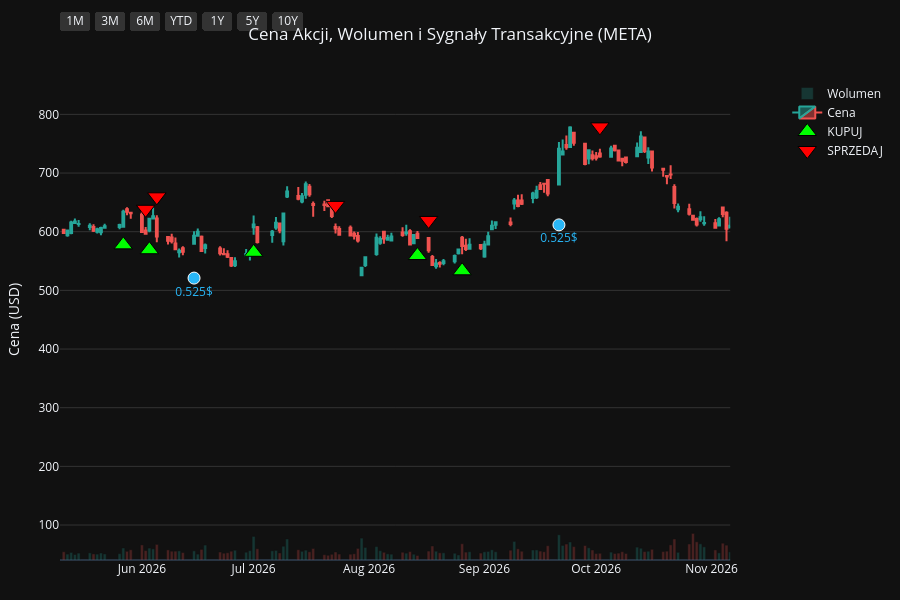
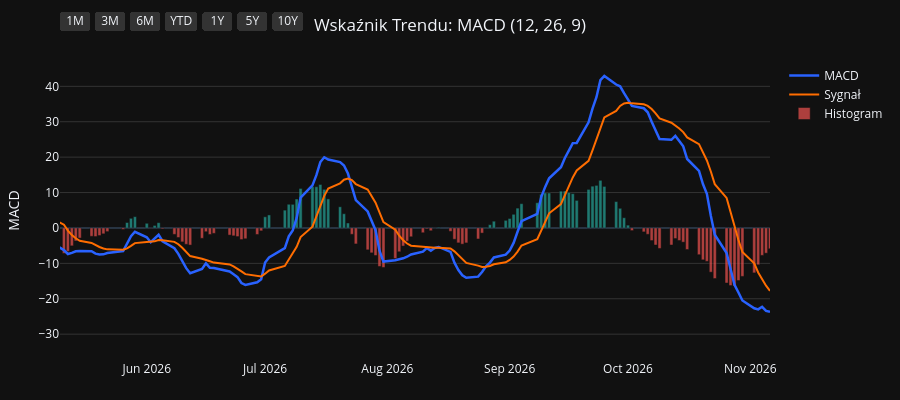
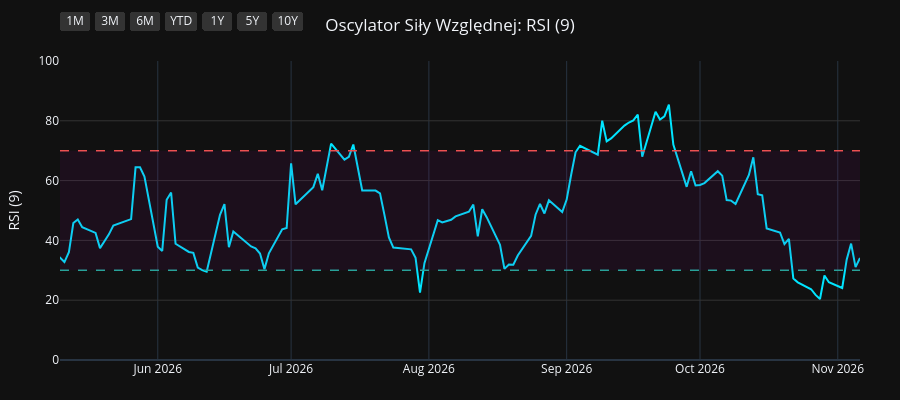
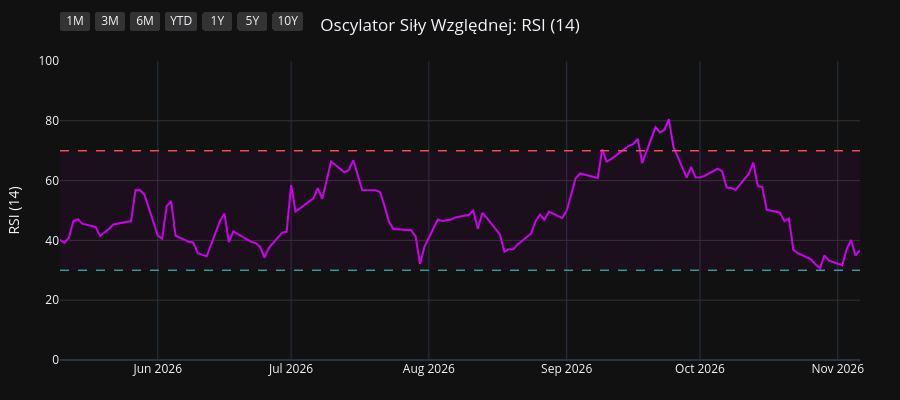

The code cell stored with these charts, in order, in its notebook:
### Code cell
import os
import yfinance as yf
import pandas as pd
import pandas_ta as ta
import plotly.graph_objects as go
from plotly.subplots import make_subplots

# 1. Pobranie i przygotowanie danych
symbol = os.environ.get("STOCK_TICKER", "").strip().upper()
if not symbol:
    raise RuntimeError("Set STOCK_TICKER before running price_extractor.ipynb")
df = yf.Ticker(symbol).history(period="10y")
df.index = df.index.tz_localize(None)

# Wskaźniki i sygnały
df.ta.macd(fast=12, slow=26, signal=9, append=True)
df.ta.rsi(length=9, append=True)
df.ta.rsi(length=14, append=True)
df.ta.rsi(length=21, append=True)
df.dropna(inplace=True)

macd = df['MACD_12_26_9']
signal = df['MACDs_12_26_9']
wczorajszy_macd = macd.shift(1)
wczorajszy_signal = signal.shift(1)

df['Decyzja'] = 'BRAK'
df.loc[(macd > signal) & (wczorajszy_macd <= wczorajszy_signal), 'Decyzja'] = 'KUPUJ'
df.loc[(macd < signal) & (wczorajszy_macd >= wczorajszy_signal), 'Decyzja'] = 'SPRZEDAJ'

df_kupuj = df[df['Decyzja'] == 'KUPUJ']
df_sprzedaj = df[df['Decyzja'] == 'SPRZEDAJ']
df_dywidendy = df[df['Dividends'] > 0]
df_splity = df[df['Stock Splits'] > 0]

# Wspólna konfiguracja osi X
konfiguracja_osi_x = dict(
    type="date",
    showspikes=True, spikemode="across", spikesnap="cursor", spikedash="dot", spikecolor="#ffffff", spikethickness=1, hoverformat="%Y-%m-%d",
    rangeselector=dict(
        buttons=list([
            dict(count=1, label="1M", step="month", stepmode="backward"),
            dict(count=3, label="3M", step="month", stepmode="backward"),
            dict(count=6, label="6M", step="month", stepmode="backward"),
            dict(count=1, label="YTD", step="year", stepmode="todate"),
            dict(count=1, label="1Y", step="year", stepmode="backward"),
            dict(count=5, label="5Y", step="year", stepmode="backward"),
            dict(step="all", label="10Y")
        ]),
        bgcolor="#333333", activecolor="#2962ff", x=0, y=1.1
    )
)

# ==========================================
# WYKRES 1: CENA + WOLUMEN + SYGNAŁY
# ==========================================
fig1 = make_subplots(specs=[[{"secondary_y": True}]])

kolory_wolumenu = ['#26a69a' if row['Close'] >= row['Open'] else '#ef5350' for index, row in df.iterrows()]
fig1.add_trace(go.Bar(x=df.index, y=df['Volume'], marker_color=kolory_wolumenu, opacity=0.25, name='Wolumen'), secondary_y=True)
fig1.add_trace(go.Candlestick(x=df.index, open=df['Open'], high=df['High'], low=df['Low'], close=df['Close'], name='Cena', increasing_line_color='#26a69a', decreasing_line_color='#ef5350'), secondary_y=False)
fig1.add_trace(go.Scatter(x=df_kupuj.index, y=df_kupuj['Low'] * 0.95, customdata=df_kupuj[['Low', 'High']], mode='markers', marker=dict(symbol='triangle-up', size=16, color='#00ff00', line=dict(width=1, color='black')), name='KUPUJ', hovertemplate='KUPUJ<br>Najniższa: %{customdata[0]:.2f}<br>Najwyższa: %{customdata[1]:.2f}<extra></extra>'), secondary_y=False)
fig1.add_trace(go.Scatter(x=df_sprzedaj.index, y=df_sprzedaj['High'] * 1.05, customdata=df_sprzedaj[['Low', 'High']], mode='markers', marker=dict(symbol='triangle-down', size=16, color='#ff0000', line=dict(width=1, color='black')), name='SPRZEDAJ', hovertemplate='SPRZEDAJ<br>Najniższa: %{customdata[0]:.2f}<br>Najwyższa: %{customdata[1]:.2f}<extra></extra>'), secondary_y=False)

if not df_dywidendy.empty:
    fig1.add_trace(go.Scatter(x=df_dywidendy.index, y=df_dywidendy['Low'] * 0.90, mode='markers+text', marker=dict(symbol='circle', size=12, color='#29b6f6', line=dict(width=1, color='white')), text=df_dywidendy['Dividends'].apply(lambda x: f"{x}$"), textposition="bottom center", name='Dywidenda', showlegend=False, hovertemplate='Dywidenda: %{text}<extra></extra>', textfont=dict(color="#29b6f6")), secondary_y=False)
if not df_splity.empty:
                    fig1.add_trace(go.Scatter(x=df_splity.index, y=df_splity['High'], mode='markers+text', marker=dict(symbol='star', size=16, color='#ffee58', line=dict(width=1, color='black')), text=df_splity['Stock Splits'].apply(lambda x: f"{x:g}:1" if x >= 1 else f"1:{1 / x:g}"), textposition="top center", name='Split', hovertemplate='%{text}<extra></extra>', textfont=dict(color="#ffee58")), secondary_y=False)

fig1.update_layout(title=dict(text=f"Cena Akcji, Wolumen i Sygnały Transakcyjne ({symbol})", x=0.5, xanchor='center'), dragmode='pan', xaxis_rangeslider_visible=False, template='plotly_dark', height=600, hovermode='x unified', margin=dict(l=60, r=40, t=60, b=40))
fig1.update_xaxes(**konfiguracja_osi_x)
fig1.update_xaxes(range=[df.index.max() - pd.Timedelta(days=180), df.index.max()])
fig1.update_yaxes(title_text="Cena (USD)", secondary_y=False, gridcolor='#333333')
fig1.update_yaxes(range=[0, df['Volume'].max() * 4], showgrid=False, showticklabels=False, secondary_y=True)
fig1.show(config={'scrollZoom': True})

# ==========================================
# WYKRES 2: WSKAŹNIK MACD
# ==========================================
fig2 = go.Figure()
fig2.add_trace(go.Scatter(x=df.index, y=df['MACD_12_26_9'], line=dict(color='#2962ff', width=2.5), name='MACD'))
fig2.add_trace(go.Scatter(x=df.index, y=df['MACDs_12_26_9'], line=dict(color='#ff6d00', width=2), name='Sygnał'))
kolory_macd = ['#26a69a' if val >= 0 else '#ef5350' for val in df['MACDh_12_26_9']]
fig2.add_trace(go.Bar(x=df.index, y=df['MACDh_12_26_9'], marker_color=kolory_macd, name='Histogram', opacity=0.7))
fig2.update_layout(title=dict(text="Wskaźnik Trendu: MACD (12, 26, 9)", x=0.5, xanchor='center'), dragmode='pan', xaxis_rangeslider_visible=False, template='plotly_dark', height=400, hovermode='x unified', margin=dict(l=60, r=40, t=60, b=40))
fig2.update_xaxes(**konfiguracja_osi_x)
fig2.update_xaxes(range=[df.index.max() - pd.Timedelta(days=180), df.index.max()])
fig2.update_yaxes(title_text="MACD", gridcolor='#333333')
fig2.show(config={'scrollZoom': True})

# ==========================================
# WYKRES 3: OSCYLATOR RSI (9)
# ==========================================
fig3 = go.Figure()
fig3.add_trace(go.Scatter(x=df.index, y=df['RSI_9'], line=dict(color='#00e5ff', width=2), name='RSI (9)'))
fig3.add_hline(y=70, line_dash="dash", line_color="#ef5350", line_width=1.5)
fig3.add_hline(y=30, line_dash="dash", line_color="#26a69a", line_width=1.5)
fig3.add_hrect(y0=30, y1=70, line_width=0, fillcolor="purple", opacity=0.1)
fig3.update_layout(title=dict(text="Oscylator Siły Względnej: RSI (9)", x=0.5, xanchor='center'), dragmode='pan', xaxis_rangeslider_visible=False, template='plotly_dark', height=400, hovermode='x unified', margin=dict(l=60, r=40, t=60, b=40))
fig3.update_xaxes(**konfiguracja_osi_x)
fig3.update_xaxes(range=[df.index.max() - pd.Timedelta(days=180), df.index.max()])
fig3.update_yaxes(title_text="RSI (9)", range=[0, 100], gridcolor='#333333')
fig3.show(config={'scrollZoom': True})

# ==========================================
# WYKRES 4: OSCYLATOR RSI (14)
# ==========================================
fig4 = go.Figure()
fig4.add_trace(go.Scatter(x=df.index, y=df['RSI_14'], line=dict(color='#d500f9', width=2), name='RSI (14)'))
fig4.add_hline(y=70, line_dash="dash", line_color="#ef5350", line_width=1.5)
fig4.add_hline(y=30, line_dash="dash", line_color="#26a69a", line_width=1.5)
fig4.add_hrect(y0=30, y1=70, line_width=0, fillcolor="purple", opacity=0.1)
fig4.update_layout(title=dict(text="Oscylator Siły Względnej: RSI (14)", x=0.5, xanchor='center'), dragmode='pan', xaxis_rangeslider_visible=False, template='plotly_dark', height=400, hovermode='x unified', margin=dict(l=60, r=40, t=60, b=40))
fig4.update_xaxes(**konfiguracja_osi_x)
fig4.update_xaxes(range=[df.index.max() - pd.Timedelta(days=180), df.index.max()])
fig4.update_yaxes(title_text="RSI (14)", range=[0, 100], gridcolor='#333333')
fig4.show(config={'scrollZoom': True})

# ==========================================
# WYKRES 5: OSCYLATOR RSI (21)
# ==========================================
fig5 = go.Figure()
fig5.add_trace(go.Scatter(x=df.index, y=df['RSI_21'], line=dict(color='#64dd17', width=2), name='RSI (21)'))
fig5.add_hline(y=70, line_dash="dash", line_color="#ef5350", line_width=1.5)
fig5.add_hline(y=30, line_dash="dash", line_color="#26a69a", line_width=1.5)
fig5.add_hrect(y0=30, y1=70, line_width=0, fillcolor="purple", opacity=0.1)
fig5.update_layout(title=dict(text="Oscylator Siły Względnej: RSI (21)", x=0.5, xanchor='center'), dragmode='pan', xaxis_rangeslider_visible=False, template='plotly_dark', height=400, hovermode='x unified', margin=dict(l=60, r=40, t=60, b=40))
fig5.update_xaxes(**konfiguracja_osi_x)
fig5.update_xaxes(range=[df.index.max() - pd.Timedelta(days=180), df.index.max()])
fig5.update_yaxes(title_text="RSI (21)", range=[0, 100], gridcolor='#333333')
fig5.show(config={'scrollZoom': True})

### Figure 1 — Plotly figure (JSON) as saved in the notebook; plotly's stock layout.template omitted (floating-point values rounded to 4 significant figures; data arrays with more than 128 entries replaced by an {"elided": "..."} marker saying what was removed)
{"data": [{"marker": {"color": {"elided": "2481 str values"}}, "name": "Wolumen", "opacity": 0.25, "type": "bar", "x": {"elided": "2481 str values"}, "xaxis": "x", "y": {"elided": "2481 int values"}, "yaxis": "y2"}, {"close": {"elided": "2481 float values"}, "decreasing": {"line": {"color": "#ef5350"}}, "high": {"elided": "2481 float values"}, "increasing": {"line": {"color": "#26a69a"}}, "low": {"elided": "2481 float values"}, "name": "Cena", "open": {"elided": "2481 float values"}, "type": "candlestick", "x": {"elided": "2481 str values"}, "xaxis": "x", "yaxis": "y"}, {"customdata": {"elided": "103x2 float values"}, "hovertemplate": "KUPUJ<br>Najniższa: %{customdata[0]:.2f}<br>Najwyższa: %{customdata[1]:.2f}<extra></extra>", "marker": {"color": "#00ff00", "line": {"color": "black", "width": 1}, "size": 16, "symbol": "triangle-up"}, "mode": "markers", "name": "KUPUJ", "type": "scatter", "x": ["2017-01-05T00:00:00", "2017-02-09T00:00:00", "2017-03-13T00:00:00", "2017-03-29T00:00:00", "2017-04-21T00:00:00", "2017-05-30T00:00:00", "2017-06-22T00:00:00", "2017-07-11T00:00:00", "2017-09-06T00:00:00", "2017-10-06T00:00:00", "2017-10-30T00:00:00", "2017-11-24T00:00:00", "2017-12-15T00:00:00", "2018-01-02T00:00:00", "2018-01-23T00:00:00", "2018-02-23T00:00:00", "2018-03-05T00:00:00", "2018-04-10T00:00:00", "2018-05-31T00:00:00", "2018-06-15T00:00:00", "2018-07-10T00:00:00", "2018-08-27T00:00:00", "2018-09-20T00:00:00", "2018-10-16T00:00:00", "2018-11-01T00:00:00", "2018-11-29T00:00:00", "2019-01-04T00:00:00", "2019-03-06T00:00:00", "2019-04-02T00:00:00", "2019-06-13T00:00:00", "2019-08-29T00:00:00", "2019-10-10T00:00:00", "2019-11-12T00:00:00", "2019-12-19T00:00:00", "2020-02-18T00:00:00", "2020-03-25T00:00:00", "2020-07-08T00:00:00", "2020-08-03T00:00:00", "2020-10-01T00:00:00", "2020-11-04T00:00:00", "2020-12-01T00:00:00", "2021-01-21T00:00:00", "2021-03-10T00:00:00", "2021-04-29T00:00:00", "2021-05-24T00:00:00", "2021-06-14T00:00:00", "2021-06-24T00:00:00", "2021-07-23T00:00:00", "2021-08-27T00:00:00", "2021-10-18T00:00:00", "2021-11-01T00:00:00", "2021-12-10T00:00:00", "2022-02-02T00:00:00", "2022-02-25T00:00:00", "2022-05-02T00:00:00", "2022-05-16T00:00:00", "2022-05-23T00:00:00", "2022-05-27T00:00:00", "2022-06-29T00:00:00", "2022-08-04T00:00:00", "2022-09-09T00:00:00", "2022-10-05T00:00:00", "2022-10-17T00:00:00", "2022-11-10T00:00:00", "2022-12-29T00:00:00", "2023-03-15T00:00:00", "2023-03-30T00:00:00", "2023-04-28T00:00:00", "2023-05-18T00:00:00", "2023-06-15T00:00:00", "2023-07-12T00:00:00", "2023-07-31T00:00:00", "2023-09-01T00:00:00", "2023-10-02T00:00:00", "2023-11-06T00:00:00", "2023-12-15T00:00:00", "2024-01-10T00:00:00", "2024-04-05T00:00:00", "2024-05-08T00:00:00", "2024-07-05T00:00:00", "2024-08-02T00:00:00", "2024-09-16T00:00:00", "2024-11-12T00:00:00", "2024-12-02T00:00:00", "2025-01-07T00:00:00", "2025-01-21T00:00:00", "2025-03-25T00:00:00", "2025-04-24T00:00:00", "2025-06-02T00:00:00", "2025-06-27T00:00:00", "2025-07-31T00:00:00", "2025-09-15T00:00:00", "2025-10-20T00:00:00", "2025-11-24T00:00:00", "2026-01-23T00:00:00", "2026-03-04T00:00:00", "2026-03-10T00:00:00", "2026-04-07T00:00:00", "2026-05-27T00:00:00", "2026-06-03T00:00:00", "2026-07-01T00:00:00", "2026-08-14T00:00:00", "2026-08-26T00:00:00"], "xaxis": "x", "y": [111.3, 125.4, 130.5, 133.1, 133.9, 142.7, 143.9, 143.9, 159.6, 159.7, 167.1, 169.7, 167.8, 167.1, 174.6, 168.9, 165.5, 147.7, 176.4, 183.2, 190.3, 165.4, 154.8, 145.9, 140.5, 127.7, 125.9, 161.2, 159.5, 164.3, 172.6, 168.6, 178.5, 190.6, 200.8, 144.0, 222.6, 235.6, 249.2, 262.2, 262.5, 251.7, 247.4, 302.6, 299.3, 310.3, 321.6, 336.1, 342.6, 308.2, 306.8, 307.1, 298.2, 191.2, 189.1, 184.4, 180.0, 178.6, 150.9, 157.0, 153.4, 126.8, 122.5, 98.44, 108.9, 179.6, 190.9, 221.8, 227.0, 255.4, 282.4, 298.8, 277.1, 283.8, 295.9, 311.7, 337.9, 484.6, 436.1, 482.4, 449.0, 488.3, 547.8, 543.2, 574.5, 575.3, 587.3, 489.3, 609.1, 686.8, 724.3, 711.5, 681.9, 565.8, 610.7, 623.2, 615.0, 535.6, 577.6, 569.3, 564.9, 559.4, 533.4], "yaxis": "y"}, {"customdata": {"elided": "103x2 float values"}, "hovertemplate": "SPRZEDAJ<br>Najniższa: %{customdata[0]:.2f}<br>Najwyższa: %{customdata[1]:.2f}<extra></extra>", "marker": {"color": "#ff0000", "line": {"color": "black", "width": 1}, "size": 16, "symbol": "triangle-down"}, "mode": "markers", "name": "SPRZEDAJ", "type": "scatter", "x": ["2017-02-03T00:00:00", "2017-02-13T00:00:00", "2017-03-17T00:00:00", "2017-04-03T00:00:00", "2017-05-11T00:00:00", "2017-06-09T00:00:00", "2017-06-27T00:00:00", "2017-08-09T00:00:00", "2017-09-14T00:00:00", "2017-10-24T00:00:00", "2017-11-13T00:00:00", "2017-11-29T00:00:00", "2017-12-21T00:00:00", "2018-01-16T00:00:00", "2018-02-05T00:00:00", "2018-03-01T00:00:00", "2018-03-19T00:00:00", "2018-05-25T00:00:00", "2018-06-07T00:00:00", "2018-06-26T00:00:00", "2018-07-26T00:00:00", "2018-09-06T00:00:00", "2018-10-05T00:00:00", "2018-10-24T00:00:00", "2018-11-12T00:00:00", "2018-12-20T00:00:00", "2019-02-14T00:00:00", "2019-03-15T00:00:00", "2019-05-08T00:00:00", "2019-07-19T00:00:00", "2019-09-24T00:00:00", "2019-11-11T00:00:00", "2019-12-04T00:00:00", "2020-01-24T00:00:00", "2020-02-21T00:00:00", "2020-05-29T00:00:00", "2020-07-15T00:00:00", "2020-09-08T00:00:00", "2020-10-30T00:00:00", "2020-11-11T00:00:00", "2020-12-10T00:00:00", "2021-02-19T00:00:00", "2021-04-16T00:00:00", "2021-05-10T00:00:00", "2021-06-11T00:00:00", "2021-06-16T00:00:00", "2021-07-08T00:00:00", "2021-08-02T00:00:00", "2021-09-13T00:00:00", "2021-10-27T00:00:00", "2021-11-30T00:00:00", "2022-01-05T00:00:00", "2022-02-03T00:00:00", "2022-04-13T00:00:00", "2022-05-11T00:00:00", "2022-05-19T00:00:00", "2022-05-24T00:00:00", "2022-06-10T00:00:00", "2022-07-29T00:00:00", "2022-08-22T00:00:00", "2022-09-13T00:00:00", "2022-10-11T00:00:00", "2022-10-27T00:00:00", "2022-12-28T00:00:00", "2023-02-15T00:00:00", "2023-03-29T00:00:00", "2023-04-11T00:00:00", "2023-05-09T00:00:00", "2023-06-08T00:00:00", "2023-06-26T00:00:00", "2023-07-21T00:00:00", "2023-08-03T00:00:00", "2023-09-21T00:00:00", "2023-10-20T00:00:00", "2023-11-29T00:00:00", "2024-01-03T00:00:00", "2024-02-21T00:00:00", "2024-04-12T00:00:00", "2024-07-01T00:00:00", "2024-07-12T00:00:00", "2024-08-28T00:00:00", "2024-10-14T00:00:00", "2024-11-13T00:00:00", "2024-12-18T00:00:00", "2025-01-14T00:00:00", "2025-02-19T00:00:00", "2025-03-31T00:00:00", "2025-05-29T00:00:00", "2025-06-13T00:00:00", "2025-07-02T00:00:00", "2025-08-19T00:00:00", "2025-09-24T00:00:00", "2025-10-30T00:00:00", "2026-01-05T00:00:00", "2026-02-10T00:00:00", "2026-03-09T00:00:00", "2026-03-12T00:00:00", "2026-04-30T00:00:00", "2026-06-02T00:00:00", "2026-06-05T00:00:00", "2026-07-23T00:00:00", "2026-08-17T00:00:00", "2026-10-02T00:00:00"], "xaxis": "x", "y": [138.2, 140.1, 146.0, 148.2, 156.7, 161.8, 159.4, 178.3, 179.2, 180.2, 186.2, 189.3, 185.8, 189.0, 198.2, 187.3, 184.3, 193.8, 198.6, 207.1, 187.3, 173.7, 167.3, 160.8, 150.8, 141.0, 171.5, 174.3, 198.4, 210.4, 195.6, 197.7, 208.0, 230.7, 222.8, 236.6, 254.6, 290.5, 287.8, 289.5, 289.9, 281.1, 321.3, 327.2, 346.2, 351.1, 362.3, 373.8, 397.0, 332.0, 349.3, 349.2, 257.9, 225.3, 208.7, 203.1, 191.0, 190.4, 166.6, 172.1, 168.1, 138.0, 106.6, 122.9, 185.3, 214.0, 224.7, 245.3, 278.4, 301.4, 317.7, 328.6, 312.3, 327.9, 353.5, 361.9, 488.3, 541.6, 527.9, 529.5, 543.1, 626.0, 610.9, 655.0, 632.1, 738.1, 604.7, 682.7, 725.8, 753.2, 802.3, 796.5, 712.6, 696.0, 712.8, 678.4, 684.4, 650.8, 638.2, 659.5, 644.9, 619.3, 778.7], "yaxis": "y"}, {"hovertemplate": "Dywidenda: %{text}<extra></extra>", "marker": {"color": "#29b6f6", "line": {"color": "white", "width": 1}, "size": 12, "symbol": "circle"}, "mode": "markers+text", "name": "Dywidenda", "showlegend": false, "text": ["0.5$", "0.5$", "0.5$", "0.5$", "0.525$", "0.525$", "0.525$", "0.525$", "0.525$", "0.525$", "0.525$"], "textfont": {"color": "#29b6f6"}, "textposition": "bottom center", "type": "scatter", "x": ["2024-02-21T00:00:00", "2024-06-14T00:00:00", "2024-09-16T00:00:00", "2024-12-16T00:00:00", "2025-03-14T00:00:00", "2025-06-16T00:00:00", "2025-09-22T00:00:00", "2025-12-15T00:00:00", "2026-03-16T00:00:00", "2026-06-15T00:00:00", "2026-09-21T00:00:00"], "xaxis": "x", "y": [412.1, 447.3, 462.6, 553.5, 532.7, 621.6, 685.7, 573.4, 559.8, 521.0, 611.6], "yaxis": "y"}], "layout": {"dragmode": "pan", "height": 600, "hovermode": "x unified", "margin": {"b": 40, "l": 60, "r": 40, "t": 60}, "title": {"text": "Cena Akcji, Wolumen i Sygnały Transakcyjne (META)", "x": 0.5, "xanchor": "center"}, "xaxis": {"anchor": "y", "domain": [0.0, 0.94], "hoverformat": "%Y-%m-%d", "range": ["2026-05-10T00:00:00", "2026-11-06T00:00:00"], "rangeselector": {"activecolor": "#2962ff", "bgcolor": "#333333", "buttons": [{"count": 1, "label": "1M", "step": "month", "stepmode": "backward"}, {"count": 3, "label": "3M", "step": "month", "stepmode": "backward"}, {"count": 6, "label": "6M", "step": "month", "stepmode": "backward"}, {"count": 1, "label": "YTD", "step": "year", "stepmode": "todate"}, {"count": 1, "label": "1Y", "step": "year", "stepmode": "backward"}, {"count": 5, "label": "5Y", "step": "year", "stepmode": "backward"}, {"label": "10Y", "step": "all"}], "x": 0, "y": 1.1}, "rangeslider": {"visible": false}, "showspikes": true, "spikecolor": "#ffffff", "spikedash": "dot", "spikemode": "across", "spikesnap": "cursor", "spikethickness": 1, "type": "date"}, "yaxis": {"anchor": "x", "domain": [0.0, 1.0], "gridcolor": "#333333", "title": {"text": "Cena (USD)"}}, "yaxis2": {"anchor": "x", "overlaying": "y", "range": [0, 929266400], "showgrid": false, "showticklabels": false, "side": "right"}}}

### Figure 2 — Plotly figure (JSON) as saved in the notebook; plotly's stock layout.template omitted (floating-point values rounded to 4 significant figures; data arrays with more than 128 entries replaced by an {"elided": "..."} marker saying what was removed)
{"data": [{"line": {"color": "#2962ff", "width": 2.5}, "name": "MACD", "type": "scatter", "x": {"elided": "2481 str values"}, "y": {"elided": "2481 float values"}}, {"line": {"color": "#ff6d00", "width": 2}, "name": "Sygnał", "type": "scatter", "x": {"elided": "2481 str values"}, "y": {"elided": "2481 float values"}}, {"marker": {"color": {"elided": "2481 str values"}}, "name": "Histogram", "opacity": 0.7, "type": "bar", "x": {"elided": "2481 str values"}, "y": {"elided": "2481 float values"}}], "layout": {"dragmode": "pan", "height": 400, "hovermode": "x unified", "margin": {"b": 40, "l": 60, "r": 40, "t": 60}, "title": {"text": "Wskaźnik Trendu: MACD (12, 26, 9)", "x": 0.5, "xanchor": "center"}, "xaxis": {"hoverformat": "%Y-%m-%d", "range": ["2026-05-10T00:00:00", "2026-11-06T00:00:00"], "rangeselector": {"activecolor": "#2962ff", "bgcolor": "#333333", "buttons": [{"count": 1, "label": "1M", "step": "month", "stepmode": "backward"}, {"count": 3, "label": "3M", "step": "month", "stepmode": "backward"}, {"count": 6, "label": "6M", "step": "month", "stepmode": "backward"}, {"count": 1, "label": "YTD", "step": "year", "stepmode": "todate"}, {"count": 1, "label": "1Y", "step": "year", "stepmode": "backward"}, {"count": 5, "label": "5Y", "step": "year", "stepmode": "backward"}, {"label": "10Y", "step": "all"}], "x": 0, "y": 1.1}, "rangeslider": {"visible": false}, "showspikes": true, "spikecolor": "#ffffff", "spikedash": "dot", "spikemode": "across", "spikesnap": "cursor", "spikethickness": 1, "type": "date"}, "yaxis": {"gridcolor": "#333333", "title": {"text": "MACD"}}}}

### Figure 3 — Plotly figure (JSON) as saved in the notebook; plotly's stock layout.template omitted (floating-point values rounded to 4 significant figures; data arrays with more than 128 entries replaced by an {"elided": "..."} marker saying what was removed)
{"data": [{"line": {"color": "#00e5ff", "width": 2}, "name": "RSI (9)", "type": "scatter", "x": {"elided": "2481 str values"}, "y": {"elided": "2481 float values"}}], "layout": {"dragmode": "pan", "height": 400, "hovermode": "x unified", "margin": {"b": 40, "l": 60, "r": 40, "t": 60}, "shapes": [{"line": {"color": "#ef5350", "dash": "dash", "width": 1.5}, "type": "line", "x0": 0, "x1": 1, "xref": "x domain", "y0": 70, "y1": 70, "yref": "y"}, {"line": {"color": "#26a69a", "dash": "dash", "width": 1.5}, "type": "line", "x0": 0, "x1": 1, "xref": "x domain", "y0": 30, "y1": 30, "yref": "y"}, {"fillcolor": "purple", "line": {"width": 0}, "opacity": 0.1, "type": "rect", "x0": 0, "x1": 1, "xref": "x domain", "y0": 30, "y1": 70, "yref": "y"}], "title": {"text": "Oscylator Siły Względnej: RSI (9)", "x": 0.5, "xanchor": "center"}, "xaxis": {"hoverformat": "%Y-%m-%d", "range": ["2026-05-10T00:00:00", "2026-11-06T00:00:00"], "rangeselector": {"activecolor": "#2962ff", "bgcolor": "#333333", "buttons": [{"count": 1, "label": "1M", "step": "month", "stepmode": "backward"}, {"count": 3, "label": "3M", "step": "month", "stepmode": "backward"}, {"count": 6, "label": "6M", "step": "month", "stepmode": "backward"}, {"count": 1, "label": "YTD", "step": "year", "stepmode": "todate"}, {"count": 1, "label": "1Y", "step": "year", "stepmode": "backward"}, {"count": 5, "label": "5Y", "step": "year", "stepmode": "backward"}, {"label": "10Y", "step": "all"}], "x": 0, "y": 1.1}, "rangeslider": {"visible": false}, "showspikes": true, "spikecolor": "#ffffff", "spikedash": "dot", "spikemode": "across", "spikesnap": "cursor", "spikethickness": 1, "type": "date"}, "yaxis": {"gridcolor": "#333333", "range": [0, 100], "title": {"text": "RSI (9)"}}}}

### Figure 4 — Plotly figure (JSON) as saved in the notebook; plotly's stock layout.template omitted (floating-point values rounded to 4 significant figures; data arrays with more than 128 entries replaced by an {"elided": "..."} marker saying what was removed)
{"data": [{"line": {"color": "#d500f9", "width": 2}, "name": "RSI (14)", "type": "scatter", "x": {"elided": "2481 str values"}, "y": {"elided": "2481 float values"}}], "layout": {"dragmode": "pan", "height": 400, "hovermode": "x unified", "margin": {"b": 40, "l": 60, "r": 40, "t": 60}, "shapes": [{"line": {"color": "#ef5350", "dash": "dash", "width": 1.5}, "type": "line", "x0": 0, "x1": 1, "xref": "x domain", "y0": 70, "y1": 70, "yref": "y"}, {"line": {"color": "#26a69a", "dash": "dash", "width": 1.5}, "type": "line", "x0": 0, "x1": 1, "xref": "x domain", "y0": 30, "y1": 30, "yref": "y"}, {"fillcolor": "purple", "line": {"width": 0}, "opacity": 0.1, "type": "rect", "x0": 0, "x1": 1, "xref": "x domain", "y0": 30, "y1": 70, "yref": "y"}], "title": {"text": "Oscylator Siły Względnej: RSI (14)", "x": 0.5, "xanchor": "center"}, "xaxis": {"hoverformat": "%Y-%m-%d", "range": ["2026-05-10T00:00:00", "2026-11-06T00:00:00"], "rangeselector": {"activecolor": "#2962ff", "bgcolor": "#333333", "buttons": [{"count": 1, "label": "1M", "step": "month", "stepmode": "backward"}, {"count": 3, "label": "3M", "step": "month", "stepmode": "backward"}, {"count": 6, "label": "6M", "step": "month", "stepmode": "backward"}, {"count": 1, "label": "YTD", "step": "year", "stepmode": "todate"}, {"count": 1, "label": "1Y", "step": "year", "stepmode": "backward"}, {"count": 5, "label": "5Y", "step": "year", "stepmode": "backward"}, {"label": "10Y", "step": "all"}], "x": 0, "y": 1.1}, "rangeslider": {"visible": false}, "showspikes": true, "spikecolor": "#ffffff", "spikedash": "dot", "spikemode": "across", "spikesnap": "cursor", "spikethickness": 1, "type": "date"}, "yaxis": {"gridcolor": "#333333", "range": [0, 100], "title": {"text": "RSI (14)"}}}}
